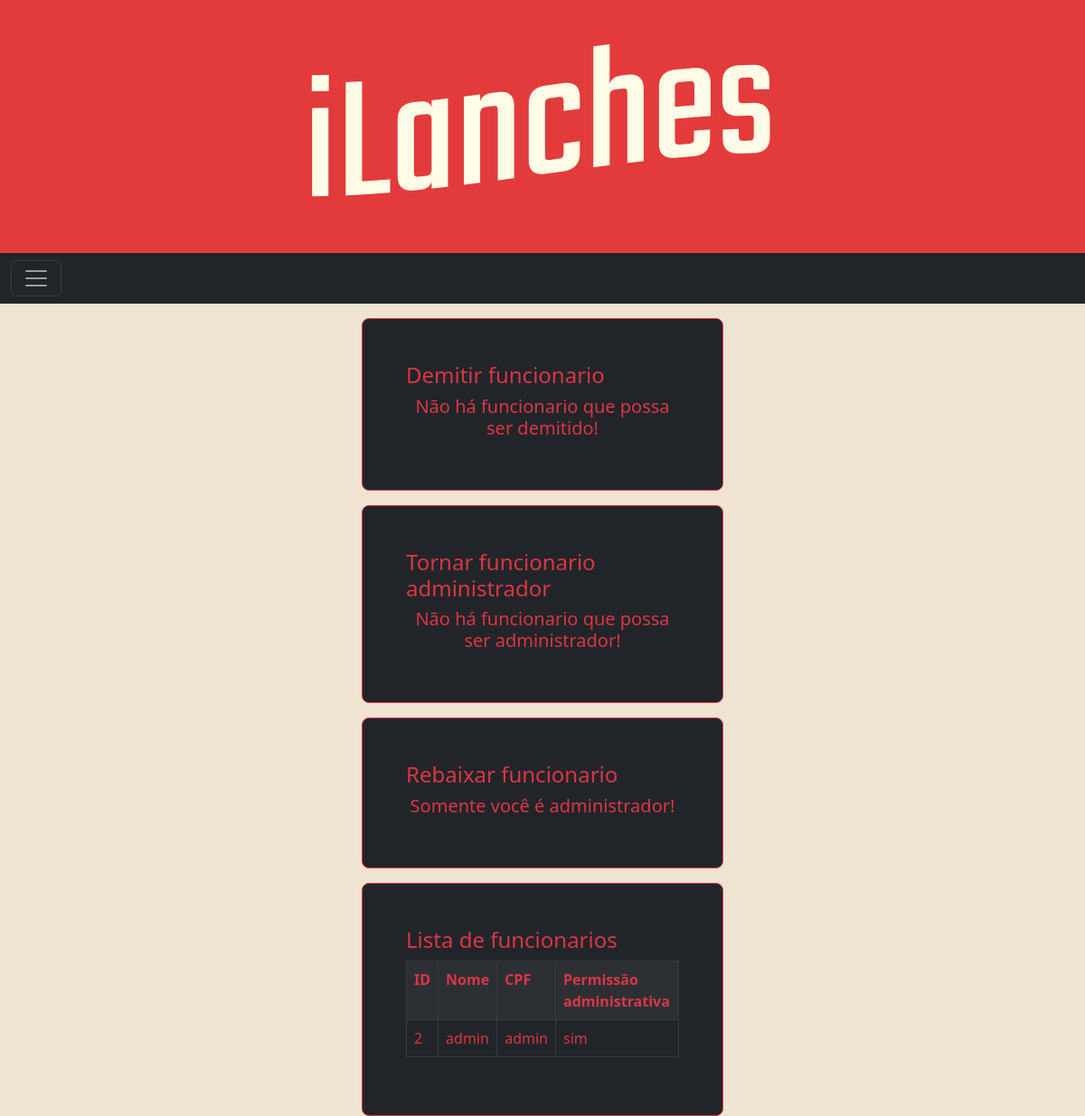
The app's page /Codigo/php/funcionario/administrador.php (signed in) with its own data.
### tables this page shows
CREATE TABLE `funcionario` (
  `id` int(11) NOT NULL,
  `cpf` varchar(11) NOT NULL,
  `nome` varchar(70) NOT NULL,
  `senha` varchar(40) NOT NULL,
  `administrador` varchar(3) NOT NULL
);

### Codigo/php/funcionario/administrador.php (the view, shortened to what this page needs)
<?php
include("db_connect.php");
?>
<!DOCTYPE html>
<html lang="en">
<head>
    <link href="https://cdn.jsdelivr.net/npm/bootstrap@5.3.0-alpha1/dist/css/bootstrap.min.css" rel="stylesheet"
>
    <link rel="stylesheet" href="../../css/style.css">
</head>
<body>
    <div  class="titulo mx-auto">
        <img src="../../images/titulo.png" alt="iLanches Titulo">
    </div>
    <div>
        <nav class="navbar navbar-dark bg-dark">
            <div class="container-fluid">
                <button class="navbar-toggler" type="button" data-bs-toggle="offcanvas"
                    data-bs-target="#offcanvasDarkNavbar" aria-controls="offcanvasDarkNavbar">
                    <span class="navbar-toggler-icon"></span>
                </button>
            </div>
        </nav>
    </div>
    <div class="col-md-10  mx-auto mt-3 col-lg-4 ">
<form class="p-4 p-md-5 border rounded-3 bg-dark border border-danger" action="<?php echo $_SERVER['PHP_SELF']; ?>" method="post">
    <h4 class="text-danger">Demitir funcionario</h4>
    <?php
$sql = "SELECT nome, id FROM funcionario WHERE administrador = 'nao'";
$result = mysqli_query($conn, $sql);
if (mysqli_num_rows($result) > 0) {
    echo '<select name="funcionario" id="funcionario" class="form-select text-danger bg-dark border-danger fw-semibold">';
    while ($row = mysqli_fetch_assoc($result)) {
        echo '<option value="' . $row['id'] . '">' . $row['nome'] . '</option>';
    }
    echo '</select>';
    echo ' <input type="submit" name="demitir" value="Demitir" class="mt-2 btn btn-lg btn-danger">';
} else {
    echo "<center><h5 class='text-danger' > Não há funcionario que possa ser demitido! </h5></center>";
}
    ?>
</form>
<form class="p-4 p-md-5 border rounded-3 bg-dark border border-danger" action="<?php echo $_SERVER['PHP_SELF']; ?>" method="post">
    <h4 class="text-danger">Tornar funcionario administrador</h4>
    <?php
$sql = "SELECT nome, id FROM funcionario WHERE administrador = 'nao'";
$result = mysqli_query($conn, $sql);
if (mysqli_num_rows($result) > 0) {
    echo '<select name="funcionario" id="funcionario" class="form-select text-danger bg-dark border-danger fw-semibold">';
    while ($row = mysqli_fetch_assoc($result)) {
        echo '<option value="' . $row['id'] . '">' . $row['nome'] . '</option>';
    }
    echo '</select>';
    echo ' <input type="submit" name="promover" value="Promover" class="mt-2 btn btn-lg btn-danger">';
} else {
    echo "<center><h5 class='text-danger' > Não há funcionario que possa ser administrador! </h5></center>";
}
    ?>
</form>
</div>
<div class="col-md-10  mx-auto mt-3 col-lg-4 ">
<form class="p-4 p-md-5 border rounded-3 bg-dark border border-danger" action="<?php echo $_SERVER['PHP_SELF']; ?>" method="post">
    <h4 class="text-danger">Rebaixar funcionario</h4>
    <?php
$sql = "SELECT nome, id FROM funcionario WHERE administrador = 'sim'";
$result = mysqli_query($conn, $sql);
if (mysqli_num_rows($result) > 1) {
    echo '<select name="funcionario" id="funcionario" class="form-select text-danger bg-dark border-danger fw-semibold">';
    while ($row = mysqli_fetch_assoc($result)) {
        echo '<option value="' . $row['id'] . '">' . $row['nome'] . '</option>';
    }
    echo '</select>';
    echo ' <input type="submit" name="rebaixar" value="Rebaixar" class="mt-2 btn btn-lg btn-danger">';
} else {
    echo "<center><h5 class='text-danger' > Somente você é administrador! </h5></center>";
}
    ?>
</form>
    </div>
<div class="col-md-10  mx-auto mt-3 col-lg-4 ">
    <div class="p-4 p-md-5 border rounded-3 bg-dark border border-danger">
    <h4 class="text-danger">Lista de funcionarios</h4>
    <?php
$sql = "SELECT nome, id, cpf, administrador FROM funcionario";
$result = mysqli_query($conn, $sql);
if (mysqli_num_rows($result) > 0) {
    echo "<table class='table table-dark table-bordered table-striped'>";
  echo "<tr>";
  echo "<th class='text-danger'>ID</th>";
  echo "<th class='text-danger'>Nome</th>";
  echo "<th class='text-danger'>CPF</th>";
  echo "<th class='text-danger'>Permissão administrativa</th>";
  echo "</tr>";
    while ($row = mysqli_fetch_assoc($result)) {
        echo "<tr>";
        echo "<td class='text-danger'>" . $row["id"]. "</td>";
        echo "<td class='text-danger'>" . $row["nome"]. "</td>";
        echo "<td class='text-danger'>" . $row["cpf"]. "</td>";
        echo "<td class='text-danger'>" . $row["administrador"]. "</td>";
        echo "</tr>";
    }
    echo '</table>';
} else {
    echo "<center><h5 class='text-danger' > Não foi encontrado funcionario </h5></center>";;
}
    ?>
    </div>
    </div>
</body>
</html>

### Codigo/css/style.css (style rules this page uses)
* { margin:0; padding:0; border:0; }
body { background-color: #efe3d1; }
.titulo { height: 35vh; display:flex; align-items: center; justify-content: center; background-color: #e33b3b; }

### records on screen
funcionario: id "2", nome "admin", cpf "admin", administrador "sim"
